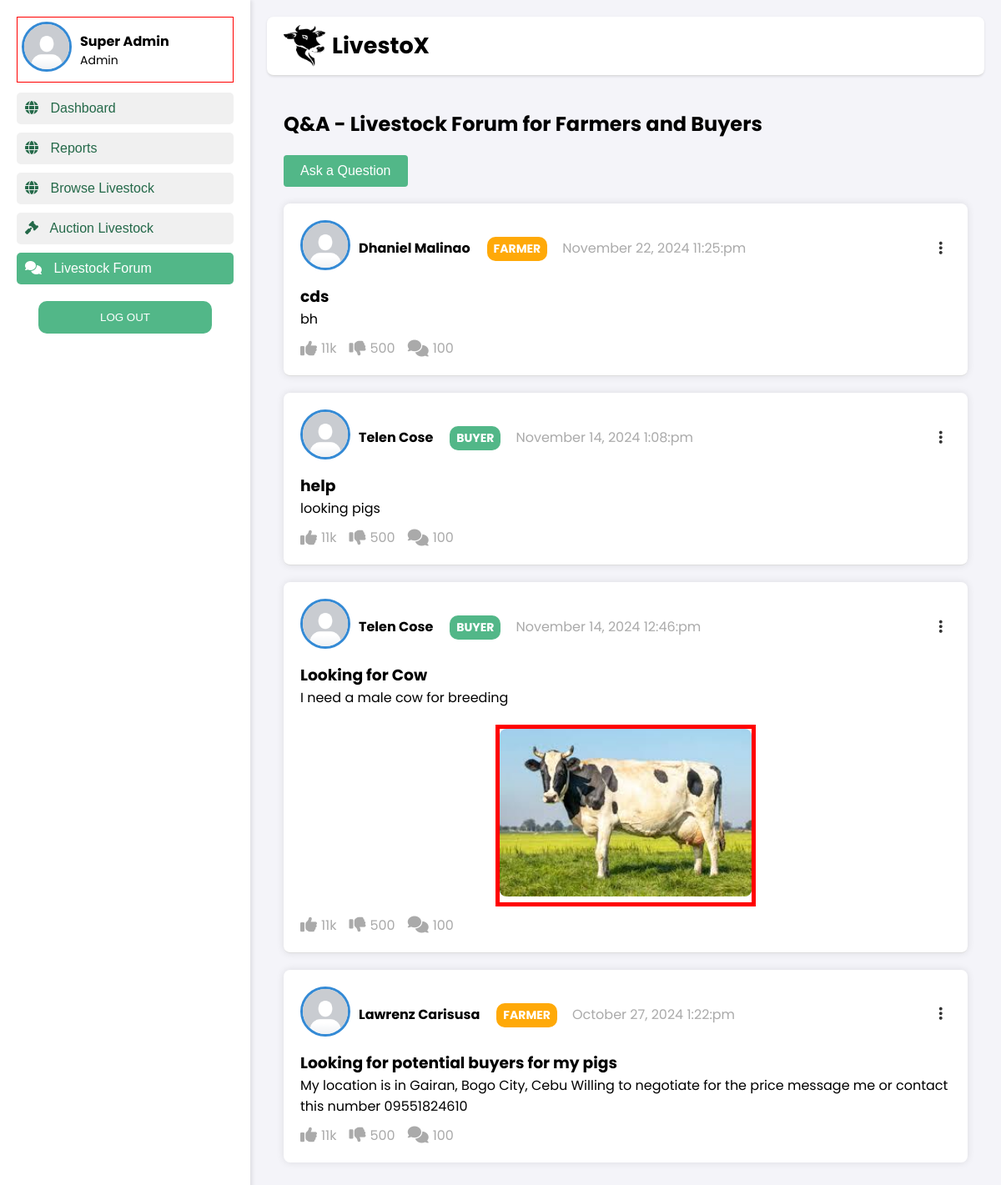
/Frontend/Admin/livestock_forum.php (signed in), run on the app's committed database.
### tables this page shows
CREATE TABLE `forum` (
  `id` int(11) NOT NULL,
  `user_id` int(11) NOT NULL,
  `title` varchar(255) NOT NULL,
  `description` text NOT NULL,
  `image` varchar(255) DEFAULT NULL,
  `created_at` datetime DEFAULT current_timestamp()
);

CREATE TABLE `tbl_users` (
  `id` int(11) NOT NULL,
  `user_type` varchar(255) NOT NULL,
  `first_name` varchar(255) NOT NULL,
  `last_name` varchar(255) NOT NULL,
  `username` varchar(255) NOT NULL,
  `phone` varchar(255) NOT NULL,
  `email` varchar(255) NOT NULL,
  `password` varchar(255) NOT NULL,
  `profile_picture` varchar(255) NOT NULL
);

### Frontend/Admin/livestock_forum.php (the view, shortened to what this page needs)
<?php
include('../../Backend/db/db_connect.php');
$default_profile_picture = '../../Assets/default-profile.png';
$postQuery = "SELECT f.id, f.title, f.description, f.image, f.created_at, f.user_id, u.first_name, u.last_name, u.user_type
              FROM forum f
              JOIN tbl_users u ON f.user_id = u.id
              ORDER BY f.created_at DESC";
$postResult = mysqli_query($con, $postQuery);
$posts = mysqli_fetch_all($postResult, MYSQLI_ASSOC);
?>
<!DOCTYPE html>
<html lang="en">
<head>
    <link rel="stylesheet" href="../../css/main.css">
    <link rel="stylesheet" href="../../css/sidebar.css">
    <link rel="stylesheet" href="../../css/livestock_forum.css">
    <link rel="stylesheet" href="https://cdnjs.cloudflare.com/ajax/libs/font-awesome/6.0.0-beta3/css/all.min.css">
    <link rel="stylesheet" href="https://cdnjs.cloudflare.com/ajax/libs/font-awesome/6.6.0/css/all.min.css" />
    <link href="https://cdnjs.cloudflare.com/ajax/libs/toastr.js/latest/toastr.min.css" rel="stylesheet" />
</head>
<body>
    <div class="container">
        <?php
        include('../../sidebar/sidebar-admin.php');
        ?>
        <div class="main-content">
            <header>
                <div class="livestock-logo">
                    <img src="../../Assets/livestock-logo.png" alt="Livestock Logo" class="livestock-img">
                    <div class="logo-name">LivestoX</div>
                </div>
            </header>
            <div class="open-forum">
                <h2>Q&A - Livestock Forum for Farmers and Buyers</h2>
                <button class="ask-question-btn">Ask a Question</button>
                <div id="postContainer" class="post-container">
                    <?php foreach ($posts as $post): ?>
                        <div class="forum-post card">
                            <div class="post-header">
                                <div class="profile-info">
                                    <div class="profile-image">
                                        <?php
                                        $post_user_id = $post['user_id'];
                                        $profileQuery = "SELECT profile_picture FROM tbl_users WHERE id = ?";
                                        $profileStmt = mysqli_prepare($con, $profileQuery);
                                        mysqli_stmt_bind_param($profileStmt, 'i', $post_user_id);
                                        mysqli_stmt_execute($profileStmt);
                                        mysqli_stmt_bind_result($profileStmt, $post_profile_picture);
                                        if (!empty($post_profile_picture) && file_exists('../../uploads/profile_pictures/' . $post_profile_picture)) {
                                            $post_profile_image = '../../uploads/profile_pictures/' . $post_profile_picture;
                                        } else {
                                            $post_profile_image = $default_profile_picture;
                                        }
                                        ?>
                                        <img src="<?php echo htmlspecialchars($post_profile_image); ?>" alt="Profile Image">
                                    </div>
                                    <div class="name"><?= htmlspecialchars($post['first_name'] . ' ' . $post['last_name']); ?></div>
                                    <div class="user-type" style="background-color: <?= ($post['user_type'] === 'farmer') ? '#FFA908' : '#52B788'; ?>;">
                                        <?= htmlspecialchars($post['user_type']); ?>
                                    </div>
                                    <div class="date-time-container">
                                        <div class="date">
                                            <?= date('F j, Y g:i:a', strtotime($post['created_at'])); ?>
                                        </div>
                                        <div class="meatball-menu">
                                            <i class="fas fa-ellipsis-v"></i>
                                        </div>
                                    </div>
                                </div>
                            </div>
                            <div class="post-content">
                                <h3><?= htmlspecialchars($post['title']); ?></h3>
                                <p><?= nl2br(htmlspecialchars($post['description'])); ?></p>
                                <?php if ($post['image']): ?>
                                    <div class="post-image">
                                        <img src="<?= htmlspecialchars('../../uploads/forum_posts/' . $post['image']); ?>" alt="Post Image">
                                    </div>
                                <?php endif; ?>
                            </div>
                            <div class="post-actions">
                                <div class="likes">
                                    <i class="fas fa-thumbs-up"></i> 11k
                                </div>
                                <div class="dislikes">
                                    <i class="fas fa-thumbs-down"></i> 500
                                </div>
                                <div class="comments">
                                    <i class="fas fa-comments"></i> 100
                                </div>
                            </div>
                        </div>
                    <?php endforeach; ?>
                </div>
</body>
</html>

### css/main.css (style rules this page uses)
* { padding: 0; margin: 0; box-sizing: border-box; }
body { font-family: "Poppins", sans-serif; margin: 0; padding: 0; display: flex; height: 100vh; background-color: #f5f5f5; }
header { display: flex; align-items: center; padding: 10px 20px; background-color: #fff; border-bottom: 1px solid #ddd; border-radius: 8px; box-shadow: 0 1px 3px rgba(0, 0, 0, 0.1); }
.livestock-logo { display: flex; }
.logo-name { display: flex; align-items: center; margin-left: 8px; font-size: 27px; font-weight: bold; }
img { height: 50px; width: 50px; }

### css/sidebar.css (style rules this page uses)
.profile-image img { border: 3px solid #348ad5; border-radius: 50%; width: 60px; height: 60px; object-fit: cover; }
i { margin-right: 10px; }

### css/livestock_forum.css (style rules this page uses)
body { background-color: #f4f4f9; margin: 0; padding: 0; }
.container { display: flex; height: 100vh; width: 100%; }
.main-content { flex: 1; padding: 20px; overflow-y: auto; }
header { display: flex; justify-content: space-between; align-items: center; padding: 10px 20px; background-color: #fff; border-bottom: 1px solid #ddd; border-radius: 8px; box-shadow: 0 1px 3px rgba(0, 0, 0, 0.1); }
.open-forum { margin-top: 20px; padding: 20px; }
.open-forum h2 { margin-bottom: 20px; }
.ask-question-btn { background-color: #52B788; color: white; padding: 10px 20px; border: none; border-radius: 4px; cursor: pointer; font-size: 16px; margin-bottom: 20px; }
.forum-post { margin-bottom: 20px; padding-bottom: 20px; border-bottom: 1px solid #ddd; }
.forum-post:last-child { border-bottom: none; }
.forum-post.card { background-color: #fff; border-radius: 8px; box-shadow: 0 0 10px rgba(0, 0, 0, 0.1); padding: 20px; }
.forum-post .post-header { display: flex; align-items: center; margin-bottom: 10px; position: relative; }
.forum-post .post-header .profile-info { display: flex; align-items: center; flex: 1; }
.profile-info { gap: 10px; }
.forum-post .post-header .profile-info .name { font-weight: bold; margin-right: 10px; }
.forum-post .post-header .profile-info .user-type { color: #fff; border-radius: 10px; padding: 4px 8px; font-size: 14px; font-weight: bold; text-transform: uppercase; margin-top: 2px; }
.forum-post .post-header .date { color: #aaa; margin-left: 8px; }
.forum-post .post-header .meatball-menu { position: absolute; right: 0; top: 50%; transform: translateY(-50%); cursor: pointer; }
.forum-post .post-header .meatball-menu i { font-size: 18px; color: #333; }
.forum-post .post-content { margin-bottom: 10px; }
.forum-post .post-actions { display: flex; justify-content: flex-start; gap: 15px; }
.forum-post .post-actions .likes, .forum-post .post-actions .dislikes, .forum-post .post-actions .comments { display: flex; align-items: center; color: #aaa; font-size: 16px; }
.forum-post .post-actions .likes i, .forum-post .post-actions .dislikes i, .forum-post .post-actions .comments i { margin-right: 5px; font-size: 20px; }
.post-image { border: 5px solid red; margin-top: 20px; text-align: center; width: 40%; max-width: 500px; margin-left: auto; margin-right: auto; }
.post-image img { width: 100%; height: auto; border-radius: 8px; }

### data on the page
forum: user.last_name "Dhaniel Malinao", user.user_type "FARMER", created_at "November 22, 2024 11:25:pm", title "cds", description "bh"
forum: user.last_name "Telen Cose", user.user_type "BUYER", created_at "November 14, 2024 1:08:pm", title "help", description "looking pigs"
forum: user.last_name "Telen Cose", user.user_type "BUYER", created_at "November 14, 2024 12:46:pm", title "Looking for Cow", description "I need a male cow for breeding", image (picture)
forum: user.last_name "Lawrenz Carisusa", user.user_type "FARMER", created_at "October 27, 2024 1:22:pm", title "Looking for potential buyers for my pigs", description "My location is in Gairan, Bogo City, Cebu Willing to negotiate for the price message me or contact this number 09551824610"

### other printed values
$first_name . ' ' . $last_name "Super Admin"
$user_type "Admin"
